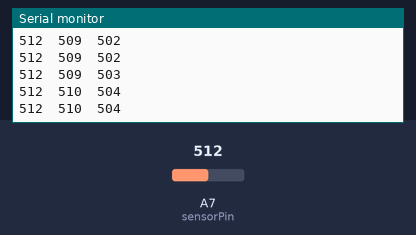
This sketch was run on a simulated Arduino Nano, built with avr-gcc and run on an emulated ATmega328P. On the bench: the last lines printed to the serial monitor. The test bench sets the inputs (shaded band); at power-on: A7 (sensorPin) = 512.

Above: at 1.2 s.
1.3 s: A7 (sensorPin) set to 716
At 1.32 s:
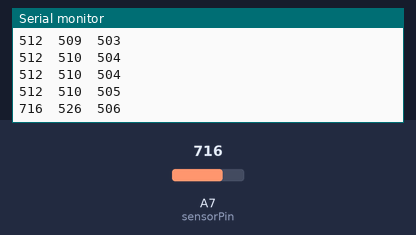
2.8 s: A7 (sensorPin) set to 900
At 2.84 s:
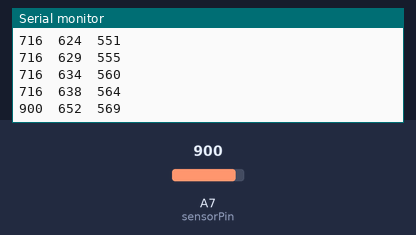
Timing chart, 0 to 5.8 s (numbered marks = the images above; inputs shaded):
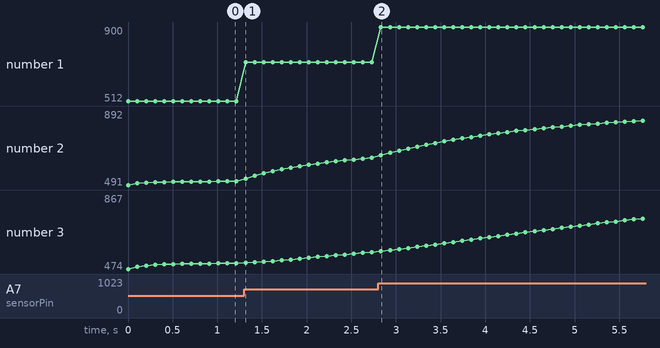

The sketch:

Kalman_Filter_10_channel.ino
```cpp
//#include "Kalman.h"
#include "Kalman_modified.h" // kalman 1~10 channel modified by saipudin

int sensorPin = A7;    // select the input pin for the potentiometer

  double measurement, filteredMeasurement;
  //suggested initial values for high noise filtering
  // bisa sampai 10 channel
  Kalman1 myFilter1(0.1,45,1000,30);
  Kalman2 myFilter2(0.125,50,1200,80);
  Kalman3 myFilter3(0.8,60,600,700);
  Kalman4 myFilter4(1,70,400,30);
  Kalman5 myFilter5(0.5,80,400,20);

void setup() {
  Serial.begin(115200);

}

void loop() {
  // read the value from the sensor:
  int abd = analogRead(sensorPin);
  int sensorValue1 = myFilter1.getFilteredValue1(abd);
  int sensorValue2 = myFilter2.getFilteredValue2(sensorValue1);
  int sensorValue3 = myFilter3.getFilteredValue3(sensorValue2);
  int sensorValue4 = myFilter4.getFilteredValue4(sensorValue3);
  int sensorValue5 = myFilter5.getFilteredValue5(sensorValue4);

  Serial.print(abd);          Serial.print("\t");
  Serial.print(sensorValue1); Serial.print("\t");
  Serial.print(sensorValue2); Serial.print("\t");
  //Serial.print(sensorValue3); Serial.print("\t");
  //Serial.print(sensorValue4); Serial.print("\t");
  //Serial.print(sensorValue5);
  Serial.print("\n");
  //float volt = sensorValue*(500.0 / 1023.0);
  delay(100);
}
```

Kalman_modified.h
```cpp
#ifndef _Kalman_h
#define _Kalman_h

class Kalman1 {
  private:
    /* Kalman filter variables */
    double q; //process noise covariance
    double r; //measurement noise covariance
    double x; //value
    double p; //estimation error covariance
    double k; //kalman gain

  public:
    Kalman1(double process_noise, double sensor_noise, double estimated_error, double intial_value) {
        this->q = process_noise;
        this->r = sensor_noise;
        this->p = estimated_error;
        this->x = intial_value; //x will hold the iterated filtered value
    }

    double getFilteredValue1(double measurement) {
      this->p = this->p + this->q;
      this->k = this->p / (this->p + this->r);
      this->x = this->x + this->k * (measurement - this->x);
      this->p = (1 - this->k) * this->p;
      return this->x;
    }

    void setParameters1(double process_noise, double sensor_noise, double estimated_error) {
        this->q = process_noise;
        this->r = sensor_noise;
        this->p = estimated_error;
    }

    void setParameters1(double process_noise, double sensor_noise) {
        this->q = process_noise;
        this->r = sensor_noise;
    }

    double getProcessNoise1() {
      return this->q;
    }

    double getSensorNoise1() {
      return this->r;
    }

    double getEstimatedError1() {
      return this->p;
    }
};

#endif


#ifndef _Kalman2_h
#define _Kalman2_h

class Kalman2 {
  private:
    /* Kalman filter variables */
    double q; //process noise covariance
    double r; //measurement noise covariance
    double x; //value
    double p; //estimation error covariance
    double k; //kalman gain

  public:
    Kalman2(double process_noise, double sensor_noise, double estimated_error, double intial_value) {
        this->q = process_noise;
        this->r = sensor_noise;
        this->p = estimated_error;
        this->x = intial_value; //x will hold the iterated filtered value
    }

    double getFilteredValue2(double measurement) {
      this->p = this->p + this->q;
      this->k = this->p / (this->p + this->r);
      this->x = this->x + this->k * (measurement - this->x);
      this->p = (1 - this->k) * this->p;
      return this->x;
    }

    void setParameters2(double process_noise, double sensor_noise, double estimated_error) {
        this->q = process_noise;
        this->r = sensor_noise;
        this->p = estimated_error;
    }

    void setParameters2(double process_noise, double sensor_noise) {
        this->q = process_noise;
        this->r = sensor_noise;
    }

    double getProcessNoise2() {
      return this->q;
    }

    double getSensorNoise2() {
      return this->r;
    }

    double getEstimatedError2() {
      return this->p;
    }
};

#endif


#ifndef _Kalman3_h
#define _Kalman3_h

class Kalman3 {
  private:
    /* Kalman filter variables */
    double q; //process noise covariance
    double r; //measurement noise covariance
    double x; //value
    double p; //estimation error covariance
    double k; //kalman gain

  public:
    Kalman3(double process_noise, double sensor_noise, double estimated_error, double intial_value) {
        this->q = process_noise;
        this->r = sensor_noise;
        this->p = estimated_error;
        this->x = intial_value; //x will hold the iterated filtered value
    }

    double getFilteredValue3(double measurement) {
      this->p = this->p + this->q;
      this->k = this->p / (this->p + this->r);
      this->x = this->x + this->k * (measurement - this->x);
      this->p = (1 - this->k) * this->p;
      return this->x;
    }

    void setParameters3(double process_noise, double sensor_noise, double estimated_error) {
        this->q = process_noise;
        this->r = sensor_noise;
        this->p = estimated_error;
    }

    void setParameters3(double process_noise, double sensor_noise) {
        this->q = process_noise;
        this->r = sensor_noise;
    }

    double getProcessNoise3() {
      return this->q;
    }

    double getSensorNoise3() {
      return this->r;
    }

    double getEstimatedError3() {
      return this->p;
    }
};

#endif


#ifndef _Kalman4_h
#define _Kalman4_h

class Kalman4 {
  private:
    /* Kalman filter variables */
    double q; //process noise covariance
    double r; //measurement noise covariance
    double x; //value
    double p; //estimation error covariance
    double k; //kalman gain

  public:
    Kalman4(double process_noise, double sensor_noise, double estimated_error, double intial_value) {
        this->q = process_noise;
        this->r = sensor_noise;
        this->p = estimated_error;
        this->x = intial_value; //x will hold the iterated filtered value
    }

    double getFilteredValue4(double measurement) {
      this->p = this->p + this->q;
      this->k = this->p / (this->p + this->r);
      this->x = this->x + this->k * (measurement - this->x);
      this->p = (1 - this->k) * this->p;
      return this->x;
    }

    void setParameters4(double process_noise, double sensor_noise, double estimated_error) {
        this->q = process_noise;
        this->r = sensor_noise;
        this->p = estimated_error;
    }

    void setParameters4(double process_noise, double sensor_noise) {
        this->q = process_noise;
        this->r = sensor_noise;
    }

    double getProcessNoise4() {
      return this->q;
    }

    double getSensorNoise4() {
      return this->r;
    }

    double getEstimatedError4() {
      return this->p;
    }
};

#endif

#ifndef _Kalman5_h
#define _Kalman5_h

class Kalman5 {
  private:
    /* Kalman filter variables */
    double q; //process noise covariance
    double r; //measurement noise covariance
    double x; //value
    double p; //estimation error covariance
    double k; //kalman gain

  public:
    Kalman5(double process_noise, double sensor_noise, double estimated_error, double intial_value) {
        this->q = process_noise;
        this->r = sensor_noise;
        this->p = estimated_error;
        this->x = intial_value; //x will hold the iterated filtered value
    }

    double getFilteredValue5(double measurement) {
      this->p = this->p + this->q;
      this->k = this->p / (this->p + this->r);
      this->x = this->x + this->k * (measurement - this->x);
      this->p = (1 - this->k) * this->p;
      return this->x;
    }

    void setParameters5(double process_noise, double sensor_noise, double estimated_error) {
        this->q = process_noise;
        this->r = sensor_noise;
        this->p = estimated_error;
    }

    void setParameters5(double process_noise, double sensor_noise) {
        this->q = process_noise;
        this->r = sensor_noise;
    }

    double getProcessNoise5() {
      return this->q;
    }

    double getSensorNoise5() {
      return this->r;
    }

    double getEstimatedError5() {
      return this->p;
    }
};

#endif


#ifndef _Kalman6_h
#define _Kalman6_h

class Kalman6 {
  private:
    /* Kalman filter variables */
    double q; //process noise covariance
    double r; //measurement noise covariance
    double x; //value
    double p; //estimation error covariance
    double k; //kalman gain

  public:
    Kalman6(double process_noise, double sensor_noise, double estimated_error, double intial_value) {
        this->q = process_noise;
        this->r = sensor_noise;
        this->p = estimated_error;
        this->x = intial_value; //x will hold the iterated filtered value
    }

    double getFilteredValue6(double measurement) {
      this->p = this->p + this->q;
      this->k = this->p / (this->p + this->r);
      this->x = this->x + this->k * (measurement - this->x);
      this->p = (1 - this->k) * this->p;
      return this->x;
    }

    void setParameters6(double process_noise, double sensor_noise, double estimated_error) {
        this->q = process_noise;
        this->r = sensor_noise;
        this->p = estimated_error;
    }

    void setParameters6(double process_noise, double sensor_noise) {
        this->q = process_noise;
        this->r = sensor_noise;
    }

    double getProcessNoise6() {
      return this->q;
    }

    double getSensorNoise6() {
      return this->r;
    }

    double getEstimatedError6() {
      return this->p;
    }
};

#endif


#ifndef _Kalman7_h
#define _Kalman7_h

class Kalman7 {
  private:
    /* Kalman filter variables */
    double q; //process noise covariance
    double r; //measurement noise covariance
    double x; //value
    double p; //estimation error covariance
    double k; //kalman gain

  public:
    Kalman7(double process_noise, double sensor_noise, double estimated_error, double intial_value) {
        this->q = process_noise;
        this->r = sensor_noise;
        this->p = estimated_error;
        this->x = intial_value; //x will hold the iterated filtered value
    }

    double getFilteredValue7(double measurement) {
      this->p = this->p + this->q;
      this->k = this->p / (this->p + this->r);
      this->x = this->x + this->k * (measurement - this->x);
      this->p = (1 - this->k) * this->p;
      return this->x;
    }

    void setParameters7(double process_noise, double sensor_noise, double estimated_error) {
        this->q = process_noise;
        this->r = sensor_noise;
        this->p = estimated_error;
    }

    void setParameters7(double process_noise, double sensor_noise) {
        this->q = process_noise;
        this->r = sensor_noise;
    }

    double getProcessNoise7() {
      return this->q;
    }

    double getSensorNoise7() {
      return this->r;
    }

    double getEstimatedError7() {
      return this->p;
    }
};

#endif


#ifndef _Kalman8_h
#define _Kalman8_h

class Kalman8 {
  private:
    /* Kalman filter variables */
    double q; //process noise covariance
    double r; //measurement noise covariance
    double x; //value
    double p; //estimation error covariance
    double k; //kalman gain

  public:
    Kalman8(double process_noise, double sensor_noise, double estimated_error, double intial_value) {
        this->q = process_noise;
        this->r = sensor_noise;
        this->p = estimated_error;
        this->x = intial_value; //x will hold the iterated filtered value
    }

    double getFilteredValue8(double measurement) {
      this->p = this->p + this->q;
      this->k = this->p / (this->p + this->r);
      this->x = this->x + this->k * (measurement - this->x);
      this->p = (1 - this->k) * this->p;
      return this->x;
    }

    void setParameters8(double process_noise, double sensor_noise, double estimated_error) {
        this->q = process_noise;
        this->r = sensor_noise;
        this->p = estimated_error;
    }

    void setParameters8(double process_noise, double sensor_noise) {
        this->q = process_noise;
        this->r = sensor_noise;
    }

    double getProcessNoise8() {
      return this->q;
    }

    double getSensorNoise8() {
      return this->r;
    }

    double getEstimatedError8() {
      return this->p;
    }
};

#endif


#ifndef _Kalman9_h
#define _Kalman9_h

class Kalman9 {
  private:
    /* Kalman filter variables */
    double q; //process noise covariance
    double r; //measurement noise covariance
    double x; //value
    double p; //estimation error covariance
    double k; //kalman gain

  public:
    Kalman9(double process_noise, double sensor_noise, double estimated_error, double intial_value) {
        this->q = process_noise;
        this->r = sensor_noise;
        this->p = estimated_error;
        this->x = intial_value; //x will hold the iterated filtered value
    }

    double getFilteredValue9(double measurement) {
      this->p = this->p + this->q;
      this->k = this->p / (this->p + this->r);
      this->x = this->x + this->k * (measurement - this->x);
      this->p = (1 - this->k) * this->p;
      return this->x;
    }

    void setParameters9(double process_noise, double sensor_noise, double estimated_error) {
        this->q = process_noise;
        this->r = sensor_noise;
        this->p = estimated_error;
    }

    void setParameters9(double process_noise, double sensor_noise) {
        this->q = process_noise;
        this->r = sensor_noise;
    }

    double getProcessNoise9() {
      return this->q;
    }

    double getSensorNoise9() {
      return this->r;
    }

    double getEstimatedError9() {
      return this->p;
    }
};

#endif


#ifndef _Kalman10_h
#define _Kalman10_h

class Kalman10 {
  private:
    /* Kalman filter variables */
    double q; //process noise covariance
    double r; //measurement noise covariance
    double x; //value
    double p; //estimation error covariance
    double k; //kalman gain

  public:
    Kalman10(double process_noise, double sensor_noise, double estimated_error, double intial_value) {
        this->q = process_noise;
        this->r = sensor_noise;
        this->p = estimated_error;
        this->x = intial_value; //x will hold the iterated filtered value
    }

    double getFilteredValue10(double measurement) {
      this->p = this->p + this->q;
      this->k = this->p / (this->p + this->r);
      this->x = this->x + this->k * (measurement - this->x);
      this->p = (1 - this->k) * this->p;
      return this->x;
    }

    void setParameters10(double process_noise, double sensor_noise, double estimated_error) {
        this->q = process_noise;
        this->r = sensor_noise;
        this->p = estimated_error;
    }

    void setParameters10(double process_noise, double sensor_noise) {
        this->q = process_noise;
        this->r = sensor_noise;
    }

    double getProcessNoise10() {
      return this->q;
    }

    double getSensorNoise10() {
      return this->r;
    }

    double getEstimatedError10() {
      return this->p;
    }
};

#endif
```

note_kalman.ino
```cpp
// (licence header left out)

```

Measured:
- after the input at 1.3 s, the serial monitor: prints a new line at once (image 1)
- plotted number 1: 512 → 716 after the input at 1.3 s
- plotted number 2: 510 → 638 after the input at 1.3 s
- plotted number 3: 505 → 564 after the input at 1.3 s
